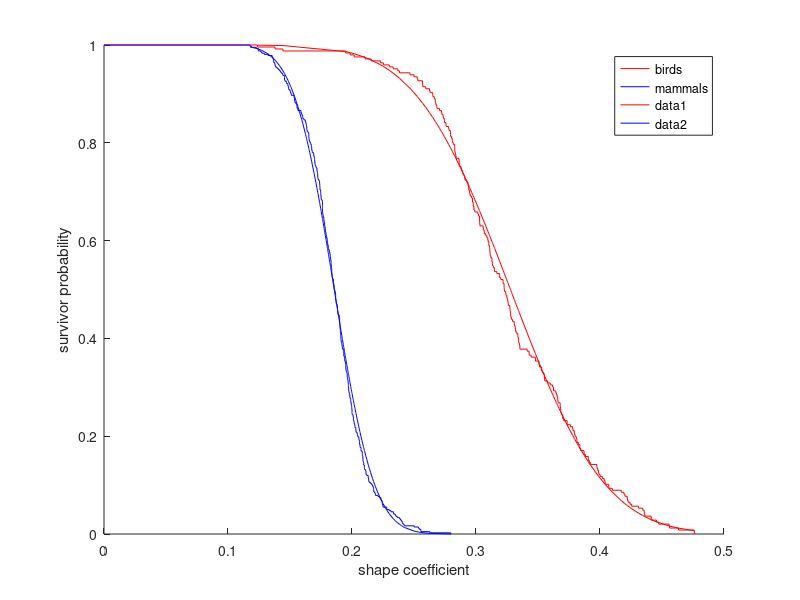

This figure's MATLAB source:
%% fig:BergHelb82
%% bib:BergHelb82,EmmoFeer90
%% out:BergHelb82

%% European birds (including tail)
sfa = [0.00000  1.00000;
  0.12369  1.00000;
  0.12369  0.99593;
  0.13791  0.99593;
  0.13791  0.99187;
  0.14429  0.99187;
  0.14429  0.98780;
  0.19486  0.98780;
  0.19486  0.98374;
  0.19856  0.98374;
  0.19856  0.97968;
  0.20177  0.97968;
  0.20177  0.97561;
  0.21052  0.97561;
  0.21052  0.97155;
  0.21547  0.97155;
  0.21547  0.96748;
  0.22308  0.96748;
  0.22308  0.96342;
  0.22532  0.96342;
  0.22532  0.95935;
  0.23005  0.95935;
  0.23005  0.95528;
  0.23323  0.95528;
  0.23323  0.95122;
  0.23699  0.95122;
  0.23699  0.94715;
  0.23825  0.94715;
  0.23825  0.94309;
  0.24676  0.94309;
  0.24676  0.93902;
  0.25002  0.93902;
  0.25002  0.93496;
  0.25262  0.93496;
  0.25262  0.93090;
  0.25306  0.93090;
  0.25306  0.92683;
  0.25684  0.92683;
  0.25684  0.92276;
  0.25688  0.92276;
  0.25688  0.91870;
  0.25713  0.91870;
  0.25713  0.91463;
  0.25945  0.91463;
  0.25945  0.91057;
  0.26248  0.91057;
  0.26248  0.90650;
  0.26299  0.90650;
  0.26299  0.90244;
  0.26505  0.90244;
  0.26505  0.89838;
  0.26521  0.89838;
  0.26521  0.89431;
  0.26636  0.89431;
  0.26636  0.89025;
  0.26704  0.89025;
  0.26704  0.88618;
  0.26722  0.88618;
  0.26722  0.88211;
  0.26757  0.88211;
  0.26757  0.87805;
  0.26831  0.87805;
  0.26831  0.87398;
  0.26852  0.87398;
  0.26852  0.86992;
  0.27058  0.86992;
  0.27058  0.86585;
  0.27212  0.86585;
  0.27212  0.86179;
  0.27252  0.86179;
  0.27252  0.85773;
  0.27347  0.85773;
  0.27347  0.85366;
  0.27375  0.85366;
  0.27375  0.84959;
  0.27448  0.84959;
  0.27448  0.84553;
  0.27459  0.84553;
  0.27459  0.84146;
  0.27572  0.84146;
  0.27572  0.83740;
  0.27589  0.83740;
  0.27589  0.83333;
  0.27788  0.83333;
  0.27788  0.82927;
  0.27826  0.82927;
  0.27826  0.82520;
  0.27930  0.82520;
  0.27930  0.82114;
  0.27941  0.82114;
  0.27941  0.81708;
  0.27943  0.81708;
  0.27943  0.81301;
  0.28032  0.81301;
  0.28032  0.80894;
  0.28084  0.80894;
  0.28084  0.80488;
  0.28107  0.80488;
  0.28107  0.80081;
  0.28165  0.80081;
  0.28165  0.79675;
  0.28274  0.79675;
  0.28274  0.79268;
  0.28289  0.79268;
  0.28289  0.78862;
  0.28292  0.78862;
  0.28292  0.78455;
  0.28303  0.78455;
  0.28303  0.78049;
  0.28335  0.78049;
  0.28335  0.77642;
  0.28367  0.77642;
  0.28367  0.77236;
  0.28401  0.77236;
  0.28401  0.76829;
  0.28624  0.76829;
  0.28624  0.76423;
  0.28638  0.76423;
  0.28638  0.76016;
  0.28642  0.76016;
  0.28642  0.75610;
  0.28659  0.75610;
  0.28659  0.75203;
  0.28786  0.75203;
  0.28786  0.74797;
  0.28830  0.74797;
  0.28830  0.74390;
  0.28921  0.74390;
  0.28921  0.73984;
  0.28939  0.73984;
  0.28939  0.73577;
  0.29035  0.73577;
  0.29035  0.73171;
  0.29088  0.73171;
  0.29088  0.72764;
  0.29112  0.72764;
  0.29112  0.72358;
  0.29257  0.72358;
  0.29257  0.71951;
  0.29350  0.71951;
  0.29350  0.71545;
  0.29369  0.71545;
  0.29369  0.71138;
  0.29412  0.71138;
  0.29412  0.70732;
  0.29412  0.70732;
  0.29412  0.70325;
  0.29482  0.70325;
  0.29482  0.69919;
  0.29497  0.69919;
  0.29497  0.69512;
  0.29536  0.69512;
  0.29536  0.69106;
  0.29649  0.69106;
  0.29649  0.68699;
  0.29716  0.68699;
  0.29716  0.68292;
  0.29716  0.68292;
  0.29716  0.67886;
  0.29764  0.67886;
  0.29764  0.67480;
  0.29777  0.67480;
  0.29777  0.67073;
  0.29828  0.67073;
  0.29828  0.66667;
  0.29837  0.66667;
  0.29837  0.66260;
  0.29908  0.66260;
  0.29908  0.65854;
  0.30146  0.65854;
  0.30146  0.65447;
  0.30197  0.65447;
  0.30197  0.65041;
  0.30277  0.65041;
  0.30277  0.64634;
  0.30285  0.64634;
  0.30285  0.64227;
  0.30294  0.64227;
  0.30294  0.63821;
  0.30301  0.63821;
  0.30301  0.63415;
  0.30318  0.63415;
  0.30318  0.63008;
  0.30573  0.63008;
  0.30573  0.62602;
  0.30589  0.62602;
  0.30589  0.62195;
  0.30649  0.62195;
  0.30649  0.61789;
  0.30668  0.61789;
  0.30668  0.61382;
  0.30790  0.61382;
  0.30790  0.60975;
  0.30881  0.60975;
  0.30881  0.60569;
  0.30953  0.60569;
  0.30953  0.60162;
  0.30977  0.60162;
  0.30977  0.59756;
  0.31030  0.59756;
  0.31030  0.59350;
  0.31034  0.59350;
  0.31034  0.58943;
  0.31086  0.58943;
  0.31086  0.58537;
  0.31109  0.58537;
  0.31109  0.58130;
  0.31118  0.58130;
  0.31118  0.57724;
  0.31134  0.57724;
  0.31134  0.57317;
  0.31144  0.57317;
  0.31144  0.56910;
  0.31200  0.56910;
  0.31200  0.56504;
  0.31283  0.56504;
  0.31283  0.56097;
  0.31283  0.56097;
  0.31283  0.55691;
  0.31310  0.55691;
  0.31310  0.55285;
  0.31334  0.55285;
  0.31334  0.54878;
  0.31396  0.54878;
  0.31396  0.54472;
  0.31486  0.54472;
  0.31486  0.54065;
  0.31499  0.54065;
  0.31499  0.53658;
  0.31678  0.53658;
  0.31678  0.53252;
  0.31902  0.53252;
  0.31902  0.52845;
  0.31902  0.52845;
  0.31902  0.52439;
  0.31997  0.52439;
  0.31997  0.52032;
  0.32184  0.52032;
  0.32184  0.51626;
  0.32184  0.51626;
  0.32184  0.51220;
  0.32264  0.51220;
  0.32264  0.50813;
  0.32267  0.50813;
  0.32267  0.50407;
  0.32271  0.50407;
  0.32271  0.50000;
  0.32299  0.50000;
  0.32299  0.49593;
  0.32389  0.49593;
  0.32389  0.49187;
  0.32418  0.49187;
  0.32418  0.48780;
  0.32477  0.48780;
  0.32477  0.48374;
  0.32517  0.48374;
  0.32517  0.47968;
  0.32560  0.47968;
  0.32560  0.47561;
  0.32586  0.47561;
  0.32586  0.47155;
  0.32607  0.47155;
  0.32607  0.46748;
  0.32725  0.46748;
  0.32725  0.46342;
  0.32735  0.46342;
  0.32735  0.45935;
  0.32752  0.45935;
  0.32752  0.45528;
  0.32787  0.45528;
  0.32787  0.45122;
  0.32795  0.45122;
  0.32795  0.44715;
  0.32817  0.44715;
  0.32817  0.44309;
  0.32867  0.44309;
  0.32867  0.43903;
  0.32939  0.43903;
  0.32939  0.43496;
  0.33079  0.43496;
  0.33079  0.43090;
  0.33092  0.43090;
  0.33092  0.42683;
  0.33138  0.42683;
  0.33138  0.42276;
  0.33178  0.42276;
  0.33178  0.41870;
  0.33193  0.41870;
  0.33193  0.41463;
  0.33247  0.41463;
  0.33247  0.41057;
  0.33374  0.41057;
  0.33374  0.40650;
  0.33375  0.40650;
  0.33375  0.40244;
  0.33416  0.40244;
  0.33416  0.39838;
  0.33431  0.39838;
  0.33431  0.39431;
  0.33449  0.39431;
  0.33449  0.39025;
  0.33501  0.39025;
  0.33501  0.38618;
  0.33537  0.38618;
  0.33537  0.38211;
  0.33539  0.38211;
  0.33539  0.37805;
  0.34120  0.37805;
  0.34120  0.37398;
  0.34275  0.37398;
  0.34275  0.36992;
  0.34288  0.36992;
  0.34288  0.36585;
  0.34443  0.36585;
  0.34443  0.36179;
  0.34781  0.36179;
  0.34781  0.35773;
  0.34800  0.35773;
  0.34800  0.35366;
  0.35065  0.35366;
  0.35065  0.34959;
  0.35088  0.34959;
  0.35088  0.34553;
  0.35123  0.34553;
  0.35123  0.34146;
  0.35269  0.34146;
  0.35269  0.33740;
  0.35269  0.33740;
  0.35269  0.33333;
  0.35363  0.33333;
  0.35363  0.32927;
  0.35485  0.32927;
  0.35485  0.32520;
  0.35511  0.32520;
  0.35511  0.32114;
  0.35521  0.32114;
  0.35521  0.31707;
  0.35543  0.31707;
  0.35543  0.31301;
  0.35776  0.31301;
  0.35776  0.30894;
  0.35994  0.30894;
  0.35994  0.30488;
  0.36173  0.30488;
  0.36173  0.30081;
  0.36249  0.30081;
  0.36249  0.29675;
  0.36249  0.29675;
  0.36249  0.29268;
  0.36437  0.29268;
  0.36437  0.28862;
  0.36480  0.28862;
  0.36480  0.28455;
  0.36548  0.28455;
  0.36548  0.28049;
  0.36588  0.28049;
  0.36588  0.27642;
  0.36601  0.27642;
  0.36601  0.27236;
  0.36622  0.27236;
  0.36622  0.26829;
  0.36786  0.26829;
  0.36786  0.26423;
  0.36787  0.26423;
  0.36787  0.26016;
  0.36809  0.26016;
  0.36809  0.25610;
  0.36833  0.25610;
  0.36833  0.25203;
  0.36840  0.25203;
  0.36840  0.24797;
  0.36902  0.24797;
  0.36902  0.24390;
  0.36990  0.24390;
  0.36990  0.23984;
  0.36993  0.23984;
  0.36993  0.23577;
  0.37075  0.23577;
  0.37075  0.23171;
  0.37351  0.23171;
  0.37351  0.22764;
  0.37351  0.22764;
  0.37351  0.22358;
  0.37607  0.22358;
  0.37607  0.21951;
  0.37784  0.21951;
  0.37784  0.21545;
  0.37820  0.21545;
  0.37820  0.21138;
  0.37925  0.21138;
  0.37925  0.20732;
  0.37954  0.20732;
  0.37954  0.20325;
  0.37999  0.20325;
  0.37999  0.19919;
  0.38087  0.19919;
  0.38087  0.19512;
  0.38135  0.19512;
  0.38135  0.19106;
  0.38144  0.19106;
  0.38144  0.18699;
  0.38257  0.18699;
  0.38257  0.18293;
  0.38375  0.18293;
  0.38375  0.17886;
  0.38377  0.17886;
  0.38377  0.17480;
  0.38438  0.17480;
  0.38438  0.17073;
  0.38707  0.17073;
  0.38707  0.16667;
  0.38718  0.16667;
  0.38718  0.16260;
  0.38819  0.16260;
  0.38819  0.15854;
  0.39056  0.15854;
  0.39056  0.15447;
  0.39063  0.15447;
  0.39063  0.15041;
  0.39138  0.15041;
  0.39138  0.14634;
  0.39226  0.14634;
  0.39226  0.14228;
  0.39745  0.14228;
  0.39745  0.13821;
  0.39757  0.13821;
  0.39757  0.13415;
  0.39816  0.13415;
  0.39816  0.13008;
  0.39876  0.13008;
  0.39876  0.12602;
  0.39911  0.12602;
  0.39911  0.12195;
  0.40000  0.12195;
  0.40000  0.11789;
  0.40179  0.11789;
  0.40179  0.11382;
  0.40329  0.11382;
  0.40329  0.10975;
  0.40391  0.10975;
  0.40391  0.10569;
  0.40430  0.10569;
  0.40430  0.10163;
  0.40701  0.10163;
  0.40701  0.09756;
  0.40714  0.09756;
  0.40714  0.09350;
  0.40995  0.09350;
  0.40995  0.08943;
  0.41710  0.08943;
  0.41710  0.08537;
  0.41929  0.08537;
  0.41929  0.08130;
  0.42008  0.08130;
  0.42008  0.07724;
  0.42190  0.07724;
  0.42190  0.07317;
  0.42215  0.07317;
  0.42215  0.06910;
  0.42260  0.06910;
  0.42260  0.06504;
  0.42421  0.06504;
  0.42421  0.06098;
  0.42553  0.06098;
  0.42553  0.05691;
  0.43102  0.05691;
  0.43102  0.05285;
  0.43446  0.05285;
  0.43446  0.04878;
  0.43561  0.04878;
  0.43561  0.04472;
  0.43581  0.04472;
  0.43581  0.04065;
  0.43610  0.04065;
  0.43610  0.03658;
  0.44128  0.03658;
  0.44128  0.03252;
  0.44137  0.03252;
  0.44137  0.02845;
  0.44549  0.02845;
  0.44549  0.02439;
  0.44733  0.02439;
  0.44733  0.02032;
  0.45578  0.02032;
  0.45578  0.01626;
  0.45614  0.01626;
  0.45614  0.01220;
  0.46332  0.01220;
  0.46332  0.00813;
  0.47598  0.00813;
  0.47598  0.00407;
  0.47631  0.00407;
  0.47631  0.00000];

%% Neotropical mammals (without tail)
sfm = [0.00000  1.00000;
  0.11775  1.00000;
  0.11775  0.99761;
  0.11886  0.99761;
  0.11886  0.99522;
  0.12288  0.99522;
  0.12288  0.99283;
  0.12443  0.99283;
  0.12443  0.99043;
  0.12445  0.99043;
  0.12445  0.98804;
  0.12645  0.98804;
  0.12645  0.98565;
  0.12726  0.98565;
  0.12726  0.98325;
  0.12922  0.98325;
  0.12922  0.98086;
  0.13228  0.98086;
  0.13228  0.97847;
  0.13562  0.97847;
  0.13562  0.97607;
  0.13582  0.97607;
  0.13582  0.97368;
  0.13652  0.97368;
  0.13652  0.97129;
  0.13664  0.97129;
  0.13664  0.96890;
  0.13686  0.96890;
  0.13686  0.96651;
  0.13686  0.96651;
  0.13686  0.96412;
  0.13764  0.96412;
  0.13764  0.96172;
  0.13793  0.96172;
  0.13793  0.95933;
  0.13803  0.95933;
  0.13803  0.95694;
  0.13849  0.95694;
  0.13849  0.95455;
  0.13959  0.95455;
  0.13959  0.95215;
  0.14055  0.95215;
  0.14055  0.94976;
  0.14145  0.94976;
  0.14145  0.94737;
  0.14226  0.94737;
  0.14226  0.94497;
  0.14285  0.94497;
  0.14285  0.94258;
  0.14389  0.94258;
  0.14389  0.94019;
  0.14424  0.94019;
  0.14424  0.93780;
  0.14553  0.93780;
  0.14553  0.93541;
  0.14556  0.93541;
  0.14556  0.93301;
  0.14557  0.93301;
  0.14557  0.93062;
  0.14557  0.93062;
  0.14557  0.92823;
  0.14596  0.92823;
  0.14596  0.92584;
  0.14713  0.92584;
  0.14713  0.92345;
  0.14719  0.92345;
  0.14719  0.92105;
  0.14821  0.92105;
  0.14821  0.91866;
  0.14836  0.91866;
  0.14836  0.91627;
  0.14859  0.91627;
  0.14859  0.91387;
  0.14876  0.91387;
  0.14876  0.91148;
  0.14894  0.91148;
  0.14894  0.90909;
  0.14975  0.90909;
  0.14975  0.90670;
  0.15023  0.90670;
  0.15023  0.90430;
  0.15061  0.90430;
  0.15061  0.90191;
  0.15080  0.90191;
  0.15080  0.89952;
  0.15111  0.89952;
  0.15111  0.89713;
  0.15320  0.89713;
  0.15320  0.89474;
  0.15327  0.89474;
  0.15327  0.89235;
  0.15365  0.89235;
  0.15365  0.88995;
  0.15365  0.88995;
  0.15365  0.88756;
  0.15389  0.88756;
  0.15389  0.88517;
  0.15390  0.88517;
  0.15390  0.88278;
  0.15465  0.88278;
  0.15465  0.88038;
  0.15511  0.88038;
  0.15511  0.87799;
  0.15563  0.87799;
  0.15563  0.87560;
  0.15568  0.87560;
  0.15568  0.87320;
  0.15568  0.87320;
  0.15568  0.87081;
  0.15625  0.87081;
  0.15625  0.86842;
  0.15642  0.86842;
  0.15642  0.86603;
  0.15883  0.86603;
  0.15883  0.86364;
  0.15883  0.86364;
  0.15883  0.86125;
  0.15940  0.86125;
  0.15940  0.85885;
  0.15965  0.85885;
  0.15965  0.85646;
  0.16017  0.85646;
  0.16017  0.85407;
  0.16025  0.85407;
  0.16025  0.85167;
  0.16041  0.85167;
  0.16041  0.84928;
  0.16124  0.84928;
  0.16124  0.84689;
  0.16231  0.84689;
  0.16231  0.84450;
  0.16256  0.84450;
  0.16256  0.84210;
  0.16292  0.84210;
  0.16292  0.83971;
  0.16296  0.83971;
  0.16296  0.83732;
  0.16328  0.83732;
  0.16328  0.83493;
  0.16341  0.83493;
  0.16341  0.83254;
  0.16354  0.83254;
  0.16354  0.83014;
  0.16354  0.83014;
  0.16354  0.82775;
  0.16367  0.82775;
  0.16367  0.82536;
  0.16389  0.82536;
  0.16389  0.82297;
  0.16451  0.82297;
  0.16451  0.82057;
  0.16514  0.82057;
  0.16514  0.81818;
  0.16516  0.81818;
  0.16516  0.81579;
  0.16516  0.81579;
  0.16516  0.81340;
  0.16516  0.81340;
  0.16516  0.81100;
  0.16538  0.81100;
  0.16538  0.80861;
  0.16538  0.80861;
  0.16538  0.80622;
  0.16559  0.80622;
  0.16559  0.80383;
  0.16590  0.80383;
  0.16590  0.80143;
  0.16641  0.80143;
  0.16641  0.79904;
  0.16671  0.79904;
  0.16671  0.79665;
  0.16721  0.79665;
  0.16721  0.79426;
  0.16721  0.79426;
  0.16721  0.79187;
  0.16750  0.79187;
  0.16750  0.78947;
  0.16753  0.78947;
  0.16753  0.78708;
  0.16753  0.78708;
  0.16753  0.78469;
  0.16791  0.78469;
  0.16791  0.78230;
  0.16799  0.78230;
  0.16799  0.77990;
  0.16902  0.77990;
  0.16902  0.77751;
  0.16923  0.77751;
  0.16923  0.77512;
  0.16923  0.77512;
  0.16923  0.77273;
  0.16950  0.77273;
  0.16950  0.77033;
  0.16968  0.77033;
  0.16968  0.76794;
  0.16982  0.76794;
  0.16982  0.76555;
  0.16982  0.76555;
  0.16982  0.76316;
  0.17002  0.76316;
  0.17002  0.76077;
  0.17008  0.76077;
  0.17008  0.75837;
  0.17018  0.75837;
  0.17018  0.75598;
  0.17033  0.75598;
  0.17033  0.75359;
  0.17084  0.75359;
  0.17084  0.75120;
  0.17112  0.75120;
  0.17112  0.74880;
  0.17172  0.74880;
  0.17172  0.74641;
  0.17172  0.74641;
  0.17172  0.74402;
  0.17178  0.74402;
  0.17178  0.74163;
  0.17215  0.74163;
  0.17215  0.73923;
  0.17215  0.73923;
  0.17215  0.73684;
  0.17235  0.73684;
  0.17235  0.73445;
  0.17236  0.73445;
  0.17236  0.73206;
  0.17236  0.73206;
  0.17236  0.72967;
  0.17254  0.72967;
  0.17254  0.72727;
  0.17263  0.72727;
  0.17263  0.72488;
  0.17328  0.72488;
  0.17328  0.72249;
  0.17377  0.72249;
  0.17377  0.72010;
  0.17391  0.72010;
  0.17391  0.71770;
  0.17391  0.71770;
  0.17391  0.71531;
  0.17403  0.71531;
  0.17403  0.71292;
  0.17406  0.71292;
  0.17406  0.71053;
  0.17417  0.71053;
  0.17417  0.70813;
  0.17417  0.70813;
  0.17417  0.70574;
  0.17421  0.70574;
  0.17421  0.70335;
  0.17472  0.70335;
  0.17472  0.70096;
  0.17472  0.70096;
  0.17472  0.69857;
  0.17481  0.69857;
  0.17481  0.69617;
  0.17482  0.69617;
  0.17482  0.69378;
  0.17499  0.69378;
  0.17499  0.69139;
  0.17504  0.69139;
  0.17504  0.68900;
  0.17512  0.68900;
  0.17512  0.68660;
  0.17515  0.68660;
  0.17515  0.68421;
  0.17571  0.68421;
  0.17571  0.68182;
  0.17616  0.68182;
  0.17616  0.67943;
  0.17616  0.67943;
  0.17616  0.67703;
  0.17616  0.67703;
  0.17616  0.67464;
  0.17616  0.67464;
  0.17616  0.67225;
  0.17616  0.67225;
  0.17616  0.66986;
  0.17616  0.66986;
  0.17616  0.66746;
  0.17617  0.66746;
  0.17617  0.66507;
  0.17617  0.66507;
  0.17617  0.66268;
  0.17617  0.66268;
  0.17617  0.66029;
  0.17621  0.66029;
  0.17621  0.65790;
  0.17629  0.65790;
  0.17629  0.65550;
  0.17655  0.65550;
  0.17655  0.65311;
  0.17666  0.65311;
  0.17666  0.65072;
  0.17681  0.65072;
  0.17681  0.64833;
  0.17721  0.64833;
  0.17721  0.64593;
  0.17729  0.64593;
  0.17729  0.64354;
  0.17733  0.64354;
  0.17733  0.64115;
  0.17757  0.64115;
  0.17757  0.63875;
  0.17784  0.63875;
  0.17784  0.63636;
  0.17792  0.63636;
  0.17792  0.63397;
  0.17792  0.63397;
  0.17792  0.63158;
  0.17809  0.63158;
  0.17809  0.62919;
  0.17815  0.62919;
  0.17815  0.62680;
  0.17846  0.62680;
  0.17846  0.62440;
  0.17852  0.62440;
  0.17852  0.62201;
  0.17852  0.62201;
  0.17852  0.61962;
  0.17852  0.61962;
  0.17852  0.61722;
  0.17899  0.61722;
  0.17899  0.61483;
  0.17905  0.61483;
  0.17905  0.61244;
  0.17919  0.61244;
  0.17919  0.61005;
  0.17952  0.61005;
  0.17952  0.60765;
  0.17955  0.60765;
  0.17955  0.60526;
  0.17994  0.60526;
  0.17994  0.60287;
  0.17994  0.60287;
  0.17994  0.60048;
  0.18011  0.60048;
  0.18011  0.59809;
  0.18028  0.59809;
  0.18028  0.59570;
  0.18036  0.59570;
  0.18036  0.59330;
  0.18043  0.59330;
  0.18043  0.59091;
  0.18078  0.59091;
  0.18078  0.58852;
  0.18087  0.58852;
  0.18087  0.58612;
  0.18106  0.58612;
  0.18106  0.58373;
  0.18110  0.58373;
  0.18110  0.58134;
  0.18170  0.58134;
  0.18170  0.57895;
  0.18171  0.57895;
  0.18171  0.57655;
  0.18207  0.57655;
  0.18207  0.57416;
  0.18214  0.57416;
  0.18214  0.57177;
  0.18248  0.57177;
  0.18248  0.56938;
  0.18252  0.56938;
  0.18252  0.56699;
  0.18268  0.56699;
  0.18268  0.56459;
  0.18278  0.56459;
  0.18278  0.56220;
  0.18278  0.56220;
  0.18278  0.55981;
  0.18315  0.55981;
  0.18315  0.55742;
  0.18315  0.55742;
  0.18315  0.55502;
  0.18315  0.55502;
  0.18315  0.55263;
  0.18315  0.55263;
  0.18315  0.55024;
  0.18335  0.55024;
  0.18335  0.54785;
  0.18335  0.54785;
  0.18335  0.54545;
  0.18348  0.54545;
  0.18348  0.54306;
  0.18366  0.54306;
  0.18366  0.54067;
  0.18366  0.54067;
  0.18366  0.53828;
  0.18366  0.53828;
  0.18366  0.53588;
  0.18367  0.53588;
  0.18367  0.53349;
  0.18380  0.53349;
  0.18380  0.53110;
  0.18393  0.53110;
  0.18393  0.52871;
  0.18393  0.52871;
  0.18393  0.52632;
  0.18409  0.52632;
  0.18409  0.52392;
  0.18434  0.52392;
  0.18434  0.52153;
  0.18497  0.52153;
  0.18497  0.51914;
  0.18498  0.51914;
  0.18498  0.51675;
  0.18498  0.51675;
  0.18498  0.51435;
  0.18501  0.51435;
  0.18501  0.51196;
  0.18545  0.51196;
  0.18545  0.50957;
  0.18545  0.50957;
  0.18545  0.50718;
  0.18553  0.50718;
  0.18553  0.50478;
  0.18566  0.50478;
  0.18566  0.50239;
  0.18566  0.50239;
  0.18566  0.50000;
  0.18595  0.50000;
  0.18595  0.49761;
  0.18642  0.49761;
  0.18642  0.49522;
  0.18645  0.49522;
  0.18645  0.49282;
  0.18672  0.49282;
  0.18672  0.49043;
  0.18678  0.49043;
  0.18678  0.48804;
  0.18680  0.48804;
  0.18680  0.48565;
  0.18680  0.48565;
  0.18680  0.48325;
  0.18680  0.48325;
  0.18680  0.48086;
  0.18692  0.48086;
  0.18692  0.47847;
  0.18709  0.47847;
  0.18709  0.47608;
  0.18720  0.47608;
  0.18720  0.47368;
  0.18720  0.47368;
  0.18720  0.47129;
  0.18761  0.47129;
  0.18761  0.46890;
  0.18811  0.46890;
  0.18811  0.46651;
  0.18820  0.46651;
  0.18820  0.46412;
  0.18828  0.46412;
  0.18828  0.46172;
  0.18832  0.46172;
  0.18832  0.45933;
  0.18832  0.45933;
  0.18832  0.45694;
  0.18849  0.45694;
  0.18849  0.45455;
  0.18868  0.45455;
  0.18868  0.45215;
  0.18868  0.45215;
  0.18868  0.44976;
  0.18892  0.44976;
  0.18892  0.44737;
  0.18977  0.44737;
  0.18977  0.44498;
  0.18979  0.44498;
  0.18979  0.44258;
  0.19000  0.44258;
  0.19000  0.44019;
  0.19000  0.44019;
  0.19000  0.43780;
  0.19000  0.43780;
  0.19000  0.43541;
  0.19007  0.43541;
  0.19007  0.43301;
  0.19015  0.43301;
  0.19015  0.43062;
  0.19015  0.43062;
  0.19015  0.42823;
  0.19027  0.42823;
  0.19027  0.42584;
  0.19030  0.42584;
  0.19030  0.42345;
  0.19039  0.42345;
  0.19039  0.42105;
  0.19041  0.42105;
  0.19041  0.41866;
  0.19060  0.41866;
  0.19060  0.41627;
  0.19060  0.41627;
  0.19060  0.41388;
  0.19061  0.41388;
  0.19061  0.41148;
  0.19090  0.41148;
  0.19090  0.40909;
  0.19095  0.40909;
  0.19095  0.40670;
  0.19097  0.40670;
  0.19097  0.40430;
  0.19097  0.40430;
  0.19097  0.40191;
  0.19102  0.40191;
  0.19102  0.39952;
  0.19116  0.39952;
  0.19116  0.39713;
  0.19117  0.39713;
  0.19117  0.39474;
  0.19127  0.39474;
  0.19127  0.39235;
  0.19169  0.39235;
  0.19169  0.38995;
  0.19174  0.38995;
  0.19174  0.38756;
  0.19186  0.38756;
  0.19186  0.38517;
  0.19213  0.38517;
  0.19213  0.38278;
  0.19221  0.38278;
  0.19221  0.38038;
  0.19230  0.38038;
  0.19230  0.37799;
  0.19302  0.37799;
  0.19302  0.37560;
  0.19324  0.37560;
  0.19324  0.37320;
  0.19324  0.37320;
  0.19324  0.37081;
  0.19339  0.37081;
  0.19339  0.36842;
  0.19340  0.36842;
  0.19340  0.36603;
  0.19340  0.36603;
  0.19340  0.36364;
  0.19389  0.36364;
  0.19389  0.36125;
  0.19390  0.36125;
  0.19390  0.35885;
  0.19398  0.35885;
  0.19398  0.35646;
  0.19413  0.35646;
  0.19413  0.35407;
  0.19453  0.35407;
  0.19453  0.35168;
  0.19468  0.35168;
  0.19468  0.34928;
  0.19489  0.34928;
  0.19489  0.34689;
  0.19494  0.34689;
  0.19494  0.34450;
  0.19494  0.34450;
  0.19494  0.34210;
  0.19494  0.34210;
  0.19494  0.33971;
  0.19508  0.33971;
  0.19508  0.33732;
  0.19513  0.33732;
  0.19513  0.33493;
  0.19534  0.33493;
  0.19534  0.33254;
  0.19574  0.33254;
  0.19574  0.33014;
  0.19598  0.33014;
  0.19598  0.32775;
  0.19613  0.32775;
  0.19613  0.32536;
  0.19613  0.32536;
  0.19613  0.32297;
  0.19613  0.32297;
  0.19613  0.32057;
  0.19628  0.32057;
  0.19628  0.31818;
  0.19645  0.31818;
  0.19645  0.31579;
  0.19679  0.31579;
  0.19679  0.31340;
  0.19680  0.31340;
  0.19680  0.31100;
  0.19689  0.31100;
  0.19689  0.30861;
  0.19701  0.30861;
  0.19701  0.30622;
  0.19707  0.30622;
  0.19707  0.30383;
  0.19707  0.30383;
  0.19707  0.30143;
  0.19716  0.30143;
  0.19716  0.29904;
  0.19730  0.29904;
  0.19730  0.29665;
  0.19730  0.29665;
  0.19730  0.29426;
  0.19736  0.29426;
  0.19736  0.29187;
  0.19751  0.29187;
  0.19751  0.28948;
  0.19785  0.28948;
  0.19785  0.28708;
  0.19794  0.28708;
  0.19794  0.28469;
  0.19825  0.28469;
  0.19825  0.28230;
  0.19825  0.28230;
  0.19825  0.27990;
  0.19842  0.27990;
  0.19842  0.27751;
  0.19893  0.27751;
  0.19893  0.27512;
  0.19895  0.27512;
  0.19895  0.27273;
  0.19908  0.27273;
  0.19908  0.27033;
  0.19908  0.27033;
  0.19908  0.26794;
  0.19942  0.26794;
  0.19942  0.26555;
  0.19942  0.26555;
  0.19942  0.26316;
  0.19967  0.26316;
  0.19967  0.26077;
  0.19977  0.26077;
  0.19977  0.25838;
  0.19984  0.25838;
  0.19984  0.25598;
  0.20000  0.25598;
  0.20000  0.25359;
  0.20000  0.25359;
  0.20000  0.25120;
  0.20000  0.25120;
  0.20000  0.24880;
  0.20000  0.24880;
  0.20000  0.24641;
  0.20015  0.24641;
  0.20015  0.24402;
  0.20083  0.24402;
  0.20083  0.24162;
  0.20094  0.24162;
  0.20094  0.23923;
  0.20114  0.23923;
  0.20114  0.23684;
  0.20114  0.23684;
  0.20114  0.23445;
  0.20117  0.23445;
  0.20117  0.23206;
  0.20160  0.23206;
  0.20160  0.22967;
  0.20166  0.22967;
  0.20166  0.22727;
  0.20181  0.22727;
  0.20181  0.22488;
  0.20223  0.22488;
  0.20223  0.22249;
  0.20241  0.22249;
  0.20241  0.22010;
  0.20241  0.22010;
  0.20241  0.21770;
  0.20308  0.21770;
  0.20308  0.21531;
  0.20313  0.21531;
  0.20313  0.21292;
  0.20325  0.21292;
  0.20325  0.21052;
  0.20329  0.21052;
  0.20329  0.20813;
  0.20400  0.20813;
  0.20400  0.20574;
  0.20431  0.20574;
  0.20431  0.20335;
  0.20446  0.20335;
  0.20446  0.20096;
  0.20467  0.20096;
  0.20467  0.19857;
  0.20550  0.19857;
  0.20550  0.19617;
  0.20553  0.19617;
  0.20553  0.19378;
  0.20570  0.19378;
  0.20570  0.19139;
  0.20604  0.19139;
  0.20604  0.18900;
  0.20604  0.18900;
  0.20604  0.18660;
  0.20605  0.18660;
  0.20605  0.18421;
  0.20637  0.18421;
  0.20637  0.18182;
  0.20646  0.18182;
  0.20646  0.17943;
  0.20654  0.17943;
  0.20654  0.17703;
  0.20727  0.17703;
  0.20727  0.17464;
  0.20727  0.17464;
  0.20727  0.17225;
  0.20727  0.17225;
  0.20727  0.16986;
  0.20803  0.16986;
  0.20803  0.16746;
  0.20832  0.16746;
  0.20832  0.16507;
  0.20832  0.16507;
  0.20832  0.16268;
  0.20832  0.16268;
  0.20832  0.16029;
  0.20868  0.16029;
  0.20868  0.15790;
  0.20868  0.15790;
  0.20868  0.15550;
  0.20886  0.15550;
  0.20886  0.15311;
  0.20886  0.15311;
  0.20886  0.15072;
  0.20887  0.15072;
  0.20887  0.14832;
  0.20923  0.14832;
  0.20923  0.14593;
  0.20941  0.14593;
  0.20941  0.14354;
  0.20942  0.14354;
  0.20942  0.14115;
  0.20989  0.14115;
  0.20989  0.13875;
  0.20993  0.13875;
  0.20993  0.13636;
  0.20999  0.13636;
  0.20999  0.13397;
  0.21019  0.13397;
  0.21019  0.13158;
  0.21101  0.13158;
  0.21101  0.12919;
  0.21128  0.12919;
  0.21128  0.12680;
  0.21128  0.12680;
  0.21128  0.12440;
  0.21129  0.12440;
  0.21129  0.12201;
  0.21188  0.12201;
  0.21188  0.11962;
  0.21312  0.11962;
  0.21312  0.11722;
  0.21312  0.11722;
  0.21312  0.11483;
  0.21340  0.11483;
  0.21340  0.11244;
  0.21347  0.11244;
  0.21347  0.11005;
  0.21347  0.11005;
  0.21347  0.10765;
  0.21397  0.10765;
  0.21397  0.10526;
  0.21506  0.10526;
  0.21506  0.10287;
  0.21589  0.10287;
  0.21589  0.10048;
  0.21665  0.10048;
  0.21665  0.09809;
  0.21690  0.09809;
  0.21690  0.09570;
  0.21739  0.09570;
  0.21739  0.09330;
  0.21739  0.09330;
  0.21739  0.09091;
  0.21749  0.09091;
  0.21749  0.08852;
  0.21749  0.08852;
  0.21749  0.08613;
  0.21826  0.08613;
  0.21826  0.08373;
  0.21876  0.08373;
  0.21876  0.08134;
  0.21895  0.08134;
  0.21895  0.07895;
  0.22096  0.07895;
  0.22096  0.07655;
  0.22215  0.07655;
  0.22215  0.07416;
  0.22328  0.07416;
  0.22328  0.07177;
  0.22337  0.07177;
  0.22337  0.06938;
  0.22407  0.06938;
  0.22407  0.06699;
  0.22441  0.06699;
  0.22441  0.06459;
  0.22445  0.06459;
  0.22445  0.06220;
  0.22452  0.06220;
  0.22452  0.05981;
  0.22492  0.05981;
  0.22492  0.05742;
  0.22500  0.05742;
  0.22500  0.05503;
  0.22796  0.05503;
  0.22796  0.05263;
  0.22800  0.05263;
  0.22800  0.05024;
  0.22996  0.05024;
  0.22996  0.04785;
  0.23140  0.04785;
  0.23140  0.04545;
  0.23344  0.04545;
  0.23344  0.04306;
  0.23365  0.04306;
  0.23365  0.04067;
  0.23491  0.04067;
  0.23491  0.03828;
  0.23549  0.03828;
  0.23549  0.03588;
  0.23651  0.03588;
  0.23651  0.03349;
  0.23827  0.03349;
  0.23827  0.03110;
  0.23914  0.03110;
  0.23914  0.02871;
  0.23977  0.02871;
  0.23977  0.02632;
  0.24051  0.02632;
  0.24051  0.02392;
  0.24059  0.02392;
  0.24059  0.02153;
  0.24144  0.02153;
  0.24144  0.01914;
  0.24224  0.01914;
  0.24224  0.01675;
  0.25015  0.01675;
  0.25015  0.01435;
  0.25349  0.01435;
  0.25349  0.01196;
  0.25426  0.01196;
  0.25426  0.00957;
  0.25553  0.00957;
  0.25553  0.00718;
  0.25559  0.00718;
  0.25559  0.00478;
  0.26279  0.00478;
  0.26279  0.00239;
  0.27967  0.00239;
  0.27967  0.00000];

[na c] = size(sfa); na = (na - 1)/2;          % get number of data points
da = sfa(2 * (1:na), 1);                      % get data for aves
ma = sum(da)/ na; va = sum(da.^2)/ na - ma^2; % get mean and variance
[nm c] = size(sfm); nm = (nm - 1)/2;          % get number of data points
dm = sfm(2 * (1:nm), 1);                      % get data for mammalia
mm = sum(dm)/ nm; vm = sum(dm.^2)/ nm - mm^2; % get mean and variance

hold on;
plot(sfa(:,1), sfa(:,2), '-r', sfm(:,1), sfm(:,2), '-b');
legend('birds','mammals');
plot(da, 1 - normcdf(da, ma, va .^ .5), '-r', ...
     dm, 1 - normcdf(dm, mm, vm .^ .5), '-b');
xlabel('shape coefficient');
ylabel('survivor probability');
